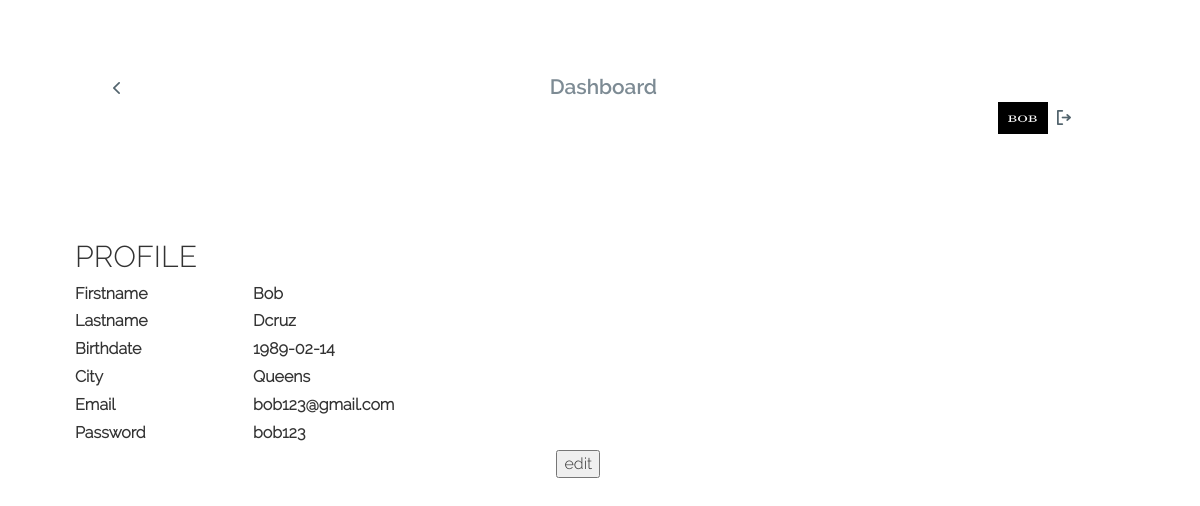
Page /SherlPHP/profile.php (signed in) on the committed database.
### tables this page shows
CREATE TABLE user (     uname VARCHAR(50),
                        bio TEXT NULL,
                        lastname VARCHAR(50) NOT NULL,
                        firstname VARCHAR(50) NOT NULL,
                        password VARCHAR(64) NOT NULL,
                        lastlogintime DATETIME NULL,
                        city VARCHAR(50) NOT NULL,
                        birthdate DATE NOT NULL,
                        email VARCHAR(50) NOT NULL,
                        joindate DATE NOT NULL,
                        PRIMARY KEY (uname),
                        UNIQUE (email)
                    );

### SherlPHP/profile.php (the view, shortened to what this page needs)
<!DOCTYPE HTML>
<html>
	<head>
		<link href="css/bootstrap.css" rel='stylesheet' type='text/css' />
		<link href="css/style.css" rel='stylesheet' type='text/css' />
   		<link rel="stylesheet" href="fonts/css/font-awesome.min.css">
	</head>
	<body>
    <?php
require("connectdb.php");
$uname = $_SESSION['name'];
 ?>
		<div class="container">
			<div class="top-header">
				<link type="text/css" rel="stylesheet" href="css/jquery.mmenu.all.css" />
				<div id="page">
					<div id="header">
						<a href="#menu-left"> </a>
					</div>
				</div>
				<div class="logo">
					<span>Dashboard </span>
				</div>
				<div style="float:right; width:100px;"> <a href="userHome.php"> <?php echo "<img src='images/user/$uname.jpg' style='width:50px; height:32px;'title='admin' alt='HOME' />"
 ?></a> <a href="logout.php"><img src="images/logout.png" alt="LOGOUT"/></a></div>
				<div class="clearfix"> </div>
			</div>
			<div class="content">
            <div style="background-color:#FFF">
            <br/>
            <h2>PROFILE</h2>
				<?php
		$result=$mysqli->query("Select * from user where uname='$uname'");
$row_cnt = $result->num_rows;
if($row_cnt==0)
{
		echo "No result";
}
else
{
while($row=$result->fetch_assoc())
	{
		$email=$row["email"];
		$pwd=$row["password"];
	$firstname = $row["firstname"];
	$lastname = $row["lastname"];
	$city=$row["city"];
	$dob=$row["birthdate"];
	}
}
?>
<form action="editProfile.php" method="post" >
<table border="0" width="50%" cellpadding="50">
<tr>
<td><label>Firstname </label></td>
<td><label><?=$firstname;?></label></td>
</tr>
<tr>
<td><label>Lastname</label></td>
<td><label><?=$lastname;?></label></td>
</tr>
<tr>
<td><label>Birthdate</label></td>
<td><label><?=$dob;?></label></td>
</tr>
<tr>
<td><label>City</label></td>
<td><label><?=$city;?></label></td>
</tr>
<tr>
<td><label>Email</label></td>
<td><label><?=$email;?></label></td>
</tr>
<tr>
<td><label>Password</label></td>
<td><label><?=$pwd;?></label></td>
</tr>
<tr><td></td><td align="right"><input type="submit" value="edit"/></td></tr>
</table>
</form>
  </div>
			</div>
		</div>
	</body>
</html>

### SherlPHP/css/style.css (style rules this page uses)
html, body { font-family: 'Raleway-Light'; font-size: 100%; background: url(../purple-abstract-wallpaper-guitar.jpg) no-repeat center center fixed; -webkit-background-size: cover; -moz-background-size: cover; -o-background-size: cover; background-size: cover; }
body a { transition:0.5s all; -webkit-transition:0.5s all; -moz-transition:0.5s all; -o-transition:0.5s all; -ms-transition:0.5s all; }
.container { width:90%; margin:0 auto; }
#header a, .header a { display: block; width: 13px; height: 18px; position: absolute; top:32px; left: 20px; background: url(../images/arrow.png) no-repeat 0px 0px; }
.top-header { background: #FFF; width: 97.8%; position: relative; margin: 3em 15px 15px 15px; padding: 1.5em 1.2em; border-radius: 0.3em; -webkit-border-radius: 0.3em; -moz-border-radius: 0.3em; -o-border-radius: 0.3em; -ms-border-radius: 0.3em; }
.logo { float:left; width:100%; text-align:center; }
.logo span { color: #7D8B94; font-size: 1.3em; font-family: 'Raleway-SemiBold'; }
.content { margin-top: 1.5em; }

### rows in the picture
user: firstname "Bob", lastname "Dcruz", birthdate "1989-02-14", city "Queens", email "bob123@gmail.com", password "bob123"
